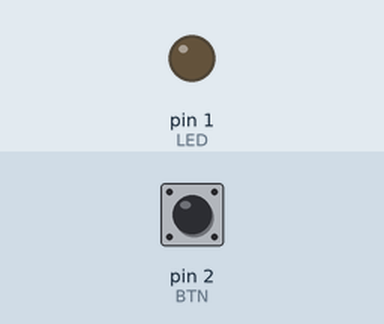
Recording of a sketch running on a simulated Arduino Uno, built with avr-gcc and run on an emulated ATmega328P. On the bench: output pins drawn as LEDs (lit = HIGH). The inputs (shaded band) are chosen by the test bench; at power-on: pin 2 (BTN) HIGH.

Above: at 1.2 s.
1.3 s: pin 2 (BTN) pulled LOW for 0.15 s
At 1.38 s:
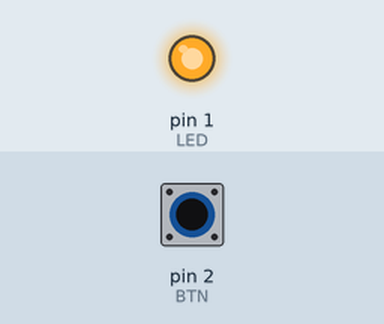
2.9 s: pin 2 (BTN) pulled LOW for 3.2 s
At 6.6 s:
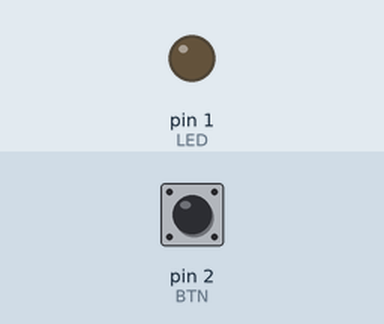
Timing chart, 0 to 8.1 s (numbered marks = the images above; inputs shaded):
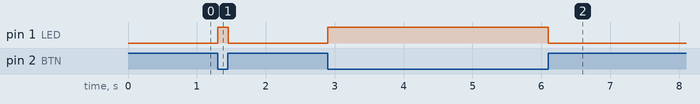

The sketch:

IOT_Prototyping_Trinket.ino
```cpp
#include <SoftwareSerial.h>

#define LED 1
#define BTN 2

SoftwareSerial mySerial( 3, 4 ); // RX, TX
String inputString = ""; // a string to hold incoming data
int len = 0;
boolean stringComplete = false;  // whether the string is complete

int state = 0;
int count = 0;

void setup() {
  inputString.reserve( 200 ); // reserve a buffer in memory for 200 chars max
  mySerial.begin( 19200 );
  pinMode( BTN, INPUT_PULLUP );
  pinMode( LED, OUTPUT );
}

void loop() {
  int currentState = digitalRead( BTN );

  while ( mySerial.available() && !stringComplete ) {
    digitalWrite( LED, LOW );
    char inChar = ( char ) mySerial.read();
    if ( inChar != '\n' ) {
      inputString += inChar;
      len ++;
    }
    else {
      stringComplete = true;
    }
  }

  if ( stringComplete ) {
    mySerial.print( "{count:" );
    mySerial.print( count );
    mySerial.print( "|millis:" );
    mySerial.print( millis() );
    mySerial.println( "}" );
    digitalWrite( LED, HIGH );
    stringComplete = false;
  }

  if ( currentState == HIGH ) {
    digitalWrite( LED, LOW );
    state = HIGH;
  }
  else if ( currentState == LOW && state != currentState ) {
    digitalWrite( LED, HIGH );
    state = currentState;
    count++;
    mySerial.print( "{count:" );
    mySerial.print( count );
    mySerial.print( "|millis:" );
    mySerial.print( millis() );
    mySerial.println( "}" );
  }
  delay( 10 );
}
```

Measured:
- after the input at 1.3 s, pin 1 (LED): LOW → HIGH at once, → LOW 0.15 s later
- after the input at 2.9 s, pin 1 (LED): LOW → HIGH at once, → LOW 3.2 s later
